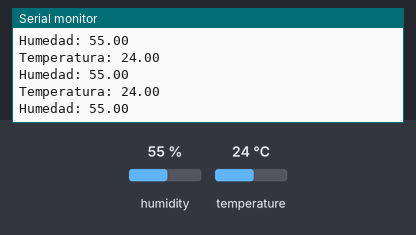
This sketch was run on a simulated Arduino Uno, built with avr-gcc and run on an emulated ATmega328P. Parts: the last lines printed to the serial monitor. The inputs (shaded band) are chosen by the test bench; at power-on: humidity 55 %, temperature 24 °C.

Above: at 2.8 s.
2.9 s: humidity set to 22 %
At 5.5 s:
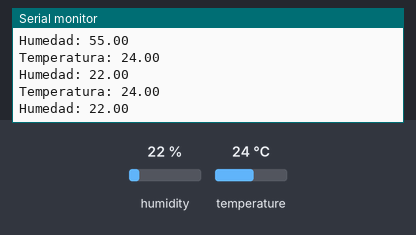
5.6 s: temperature set to 12 °C
At 7.4 s:
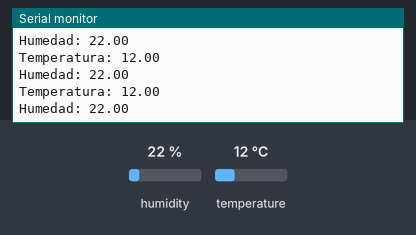
8.3 s: humidity set to 40 %
At 11.0 s:
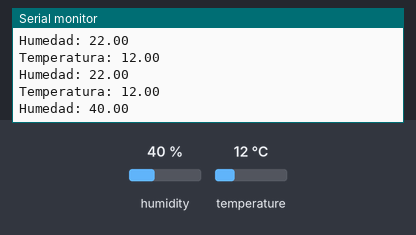
Timing chart, 0 to 12.5 s (numbered marks = the images above; inputs shaded):
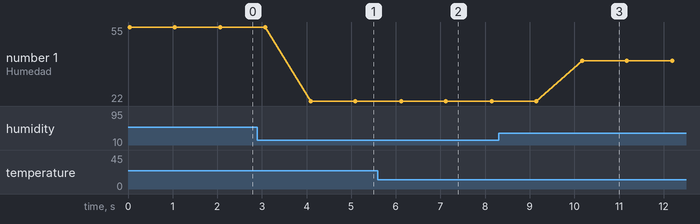

The sketch:

DHT11.ino
```cpp
#include <DHT.h>

DHT dht(45, DHT11); //Pin de entrada 45 y tipo de sensor

void setup() {
  // put your setup code here, to run once:
  dht.begin();

  Serial.begin(9600); //Iniciar la consola serial

}

void loop() {
  // put your main code here, to run repeatedly:
  float temperatura = dht.readTemperature();
  float humedad = dht.readHumidity();

  Serial.print("\nTemperatura: ");
  Serial.print(temperatura);

  Serial.print("\nHumedad: ");
  Serial.print(humedad);

  delay(1000);

}
```

Measured:
- after the input at 2.9 s, the serial monitor: prints a new line after 1.2 s (image 1)
- after the input at 5.6 s, the serial monitor: prints a new line after 0.50 s (image 2)
- after the input at 8.3 s, the serial monitor: prints a new line after 1.9 s (image 3)
- plotted number 1: 55 → 22 after the input at 2.9 s, 22 → 40 after the input at 8.3 s
